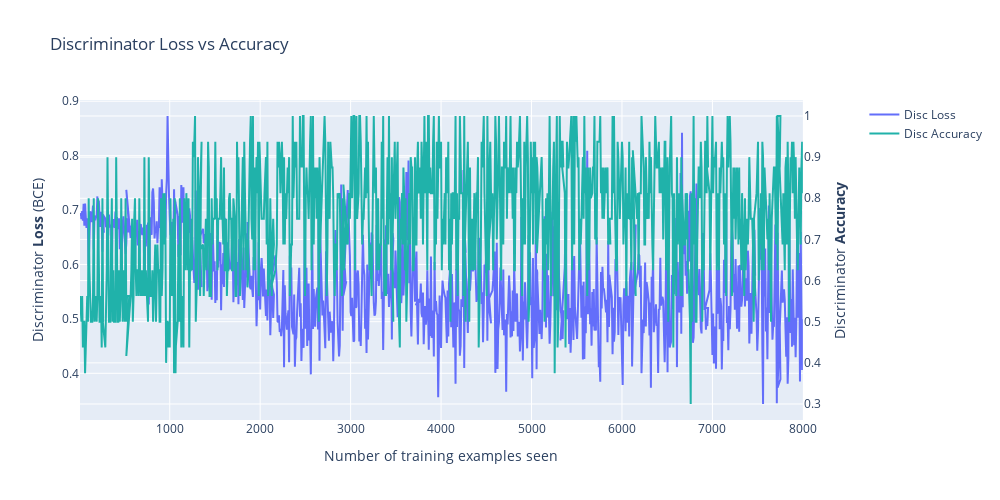

Here is the notebook cell this chart was saved with:
### Code cell
import plotly.graph_objects as go
import plotly.subplots as sp
fig = sp.make_subplots(specs=[[{"secondary_y": True}]])
fig.add_trace(go.Scatter(x=disc_train_counter, y=disc_losses, mode='lines', name='Disc Loss'), secondary_y=False)
fig.add_trace(go.Scatter(x=disc_train_counter, y=disc_accuracies, mode='lines', name='Disc Accuracy', line_color='lightseagreen'), secondary_y=True)
fig.update_layout(
    width=1000,
    height=500,
    title="Discriminator Loss vs Accuracy")
fig.update_xaxes(title_text="Number of training examples seen")
fig.update_yaxes(title_text="Discriminator <b>Loss</b> (BCE)", secondary_y=False)
fig.update_yaxes(title_text="Discriminator <b>Accuracy</b>", secondary_y=True)
fig.show()
fig.write_image(output_path+"/Discriminator_loss_accuracy.pdf")

import seaborn as sns
import matplotlib.pyplot as plt
import pandas as pd
import json

data = {
    'Number of training examples seen': disc_train_counter,
    'Disc Loss': disc_losses,
    'Disc Accuracy': disc_accuracies
}

with open(output_path+"/discriminator_loss_accuracy.json", "w") as write_file:
    json.dump(data, write_file)

df = pd.DataFrame(data)
fig, ax1 = plt.subplots(figsize=(10, 5))
sns.lineplot(data=df, x='Number of training examples seen', y='Disc Loss', ax=ax1, label='Disc Loss',legend=False)
ax1.set_xlabel('Number of training examples seen')
ax1.set_ylabel('Discriminator Loss (BCE)', color='tab:blue')
ax2 = ax1.twinx()
sns.lineplot(data=df, x='Number of training examples seen', y='Disc Accuracy', ax=ax2, color='lightseagreen', label='Disc Accuracy', legend=False)
ax2.set_ylabel('Discriminator Accuracy', color='lightseagreen')
fig.suptitle("Discriminator Loss vs Accuracy")
fig.legend(loc = 'upper right')


plt.savefig(output_path+"/Discriminator_loss_accuracy.eps", format='eps', bbox_inches='tight')
plt.savefig(output_path+"/Discriminator_loss_accuracy.png", format='png', bbox_inches='tight',dpi=300)
plt.show()

### Figure 1 — Plotly figure (JSON) as saved in the notebook; plotly's stock layout.template omitted (floating-point values rounded to 4 significant figures; data arrays with more than 128 entries replaced by an {"elided": "..."} marker saying what was removed)
{"data": [{"mode": "lines", "name": "Disc Loss", "type": "scatter", "x": {"elided": "1000 int values"}, "xaxis": "x", "y": {"elided": "1000 float values"}, "yaxis": "y"}, {"line": {"color": "lightseagreen"}, "mode": "lines", "name": "Disc Accuracy", "type": "scatter", "x": {"elided": "1000 int values"}, "xaxis": "x", "y": {"elided": "1000 float values"}, "yaxis": "y2"}], "layout": {"height": 500, "title": {"text": "Discriminator Loss vs Accuracy"}, "width": 1000, "xaxis": {"anchor": "y", "domain": [0, 0.94], "title": {"text": "Number of training examples seen"}}, "yaxis": {"anchor": "x", "domain": [0, 1], "title": {"text": "Discriminator <b>Loss</b> (BCE)"}}, "yaxis2": {"anchor": "x", "overlaying": "y", "side": "right", "title": {"text": "Discriminator <b>Accuracy</b>"}}}}
